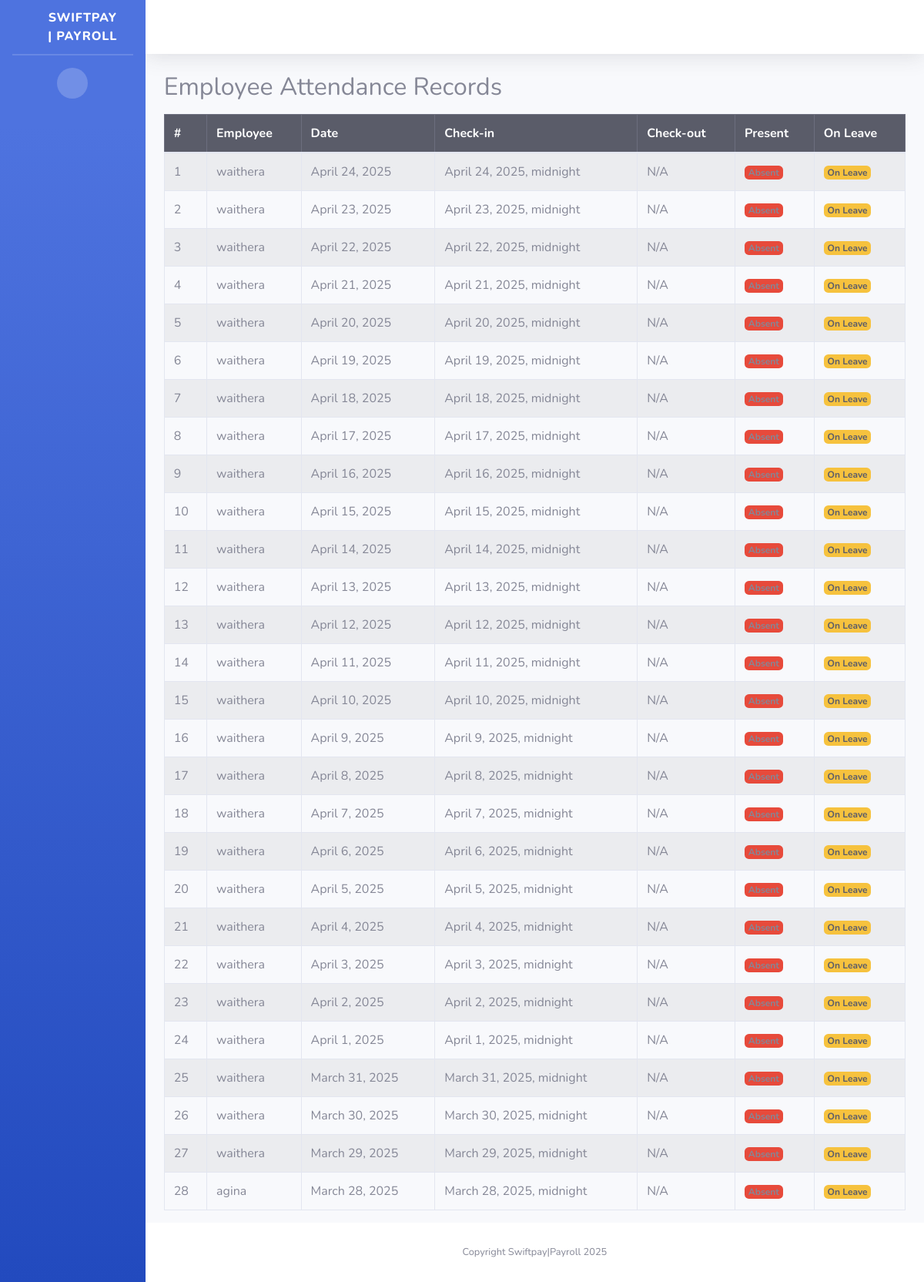
Before: /attendance/ with the older database file.
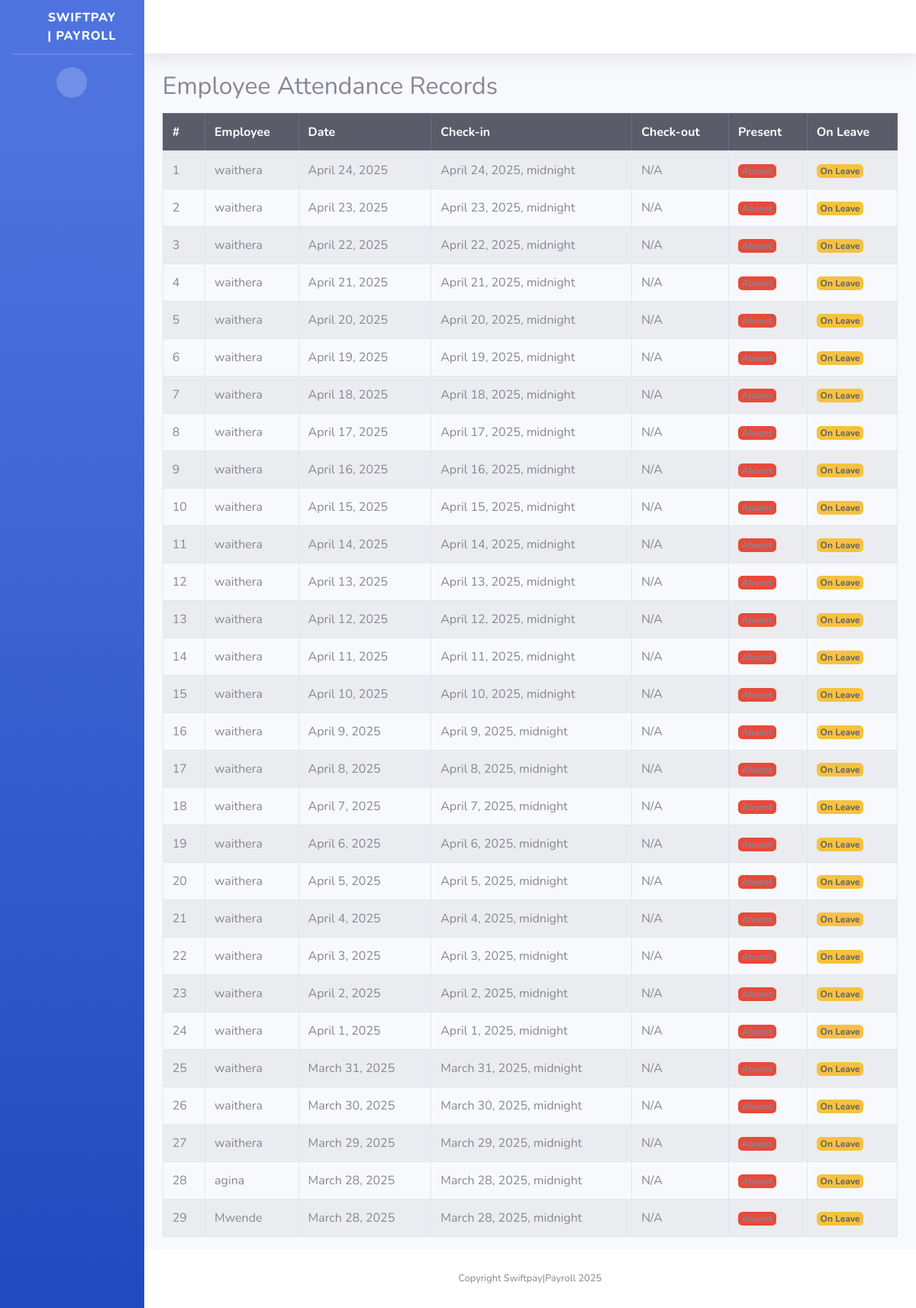
After: the same page with the newer database file.
### mywebsite/models.py (models this page shows, shortened)
class Attendance(models.Model):
    employee = models.ForeignKey(CustomUser, on_delete=models.CASCADE)
    date = models.DateField()
    check_in = models.DateTimeField()
    check_out = models.DateTimeField(null=True, blank=True)
    is_present = models.BooleanField(default=False)
    is_leave = models.BooleanField(default=False)
    class Meta:
        unique_together = ('employee', 'date')

class CustomUser(AbstractUser):
    GENDER_CHOICES = [
        ('M', 'Male'),
        ('F', 'Female'),
        ('O', 'Other')
    ]
    employee_id = models.CharField(max_length=20, unique=True)
    date_of_birth = models.DateField(null=True, blank=True)
    gender = models.CharField(max_length=1, choices=GENDER_CHOICES)
    phone_number = models.CharField(max_length=15, blank=True)
    address = models.TextField(blank=True)
    joined_date = models.DateField(default=timezone.now)
    role = models.ForeignKey(EmployeeRole, on_delete=models.SET_NULL, null=True)
    department = models.ForeignKey(Department, on_delete=models.SET_NULL, null=True)
    is_active_employee = models.BooleanField(default=True)
    middle_name = models.CharField(max_length=255, null=True, blank=True)
    residential_status = models.CharField(max_length=2, choices=[
        ('R', 'Resident'),
        ('NR', 'Non-Resident')
    ], null=True, blank=True)
    national_id = models.CharField(max_length=10, null=True, blank=True)
    kra_pin = models.CharField(max_length=11, null=True, blank=True)
    nssf_no = models.CharField(max_length=15, null=True, blank=True)
    nhif_no = models.CharField(max_length=15, null=True, blank=True)
    passport_photo = models.ImageField(upload_to='employee_photos/', blank=True, null=True)
    basic_salary = models.DecimalField(max_digits=10, decimal_places=2, null=True, blank=True)
    bank = models.CharField(max_length=50, null=True, blank=True)
    bank_account_name = models.CharField(max_length=255, null=True, blank=True)
    bank_account_number = models.CharField(max_length=35, null=True, blank=True)
    bank_branch = models.CharField(max_length=40, null=True, blank=True)
    employee_personal_number = models.CharField(max_length=50, null=True, blank=True)
    date_of_employment = models.DateField(null=True, blank=True)
    contract_type = models.CharField(choices=[
        ('P', 'Permanent'),
        ('T', 'Temporary')
    ], max_length=1, null=True, blank=True)
    job_title = models.CharField(max_length=50, null=True, blank=True)
    employee_email = models.EmailField(null=True, blank=True)
    mobile_phone = models.CharField(max_length=15, null=True, blank=True)

### mywebsite/views.py (the view)
# urls.py: path('attendance/', views.attendance_list, name='attendance_list'),
def attendance_list(request):
    attendances = Attendance.objects.all().order_by('-date')
    return render(request, 'attendance_list.html', {'attendances': attendances})

### templates/attendance_list.html
{% extends "base.html" %}
{% block content %}
<div class="container mt-4">
    <h2>Employee Attendance Records</h2>
    <table class="table table-bordered table-striped mt-3">
        <thead class="table-dark">
            <tr>
                <th>#</th>
                <th>Employee</th>
                <th>Date</th>
                <th>Check-in</th>
                <th>Check-out</th>
                <th>Present</th>
                <th>On Leave</th>
            </tr>
        </thead>
        <tbody>
            {% for attendance in attendances %}
            <tr>
                <td>{{ forloop.counter }}</td>
                <td>{{ attendance.employee.username }}</td>
                <td>{{ attendance.date }}</td>
                <td>{{ attendance.check_in }}</td>
                <td>{{ attendance.check_out|default:"N/A" }}</td>
                <td>
                    {% if attendance.is_present %}
                        <span class="badge bg-success">Present</span>
                    {% else %}
                        <span class="badge bg-danger">Absent</span>
                    {% endif %}
                </td>
                <td>
                    {% if attendance.is_leave %}
                        <span class="badge bg-warning text-dark">On Leave</span>
                    {% else %}
                        <span class="badge bg-secondary">No</span>
                    {% endif %}
                </td>
            </tr>
            {% empty %}
            <tr>
                <td colspan="7" class="text-center">No attendance records found.</td>
            </tr>
            {% endfor %}
        </tbody>
    </table>
</div>
{% endblock %}

Changed rows visible on the page:
added Attendance: employee.username "Mwende", date "March 28, 2025", check_in "March 28, 2025, midnight", check_out "N/A", is_present "Absent", is_leave "On Leave"
